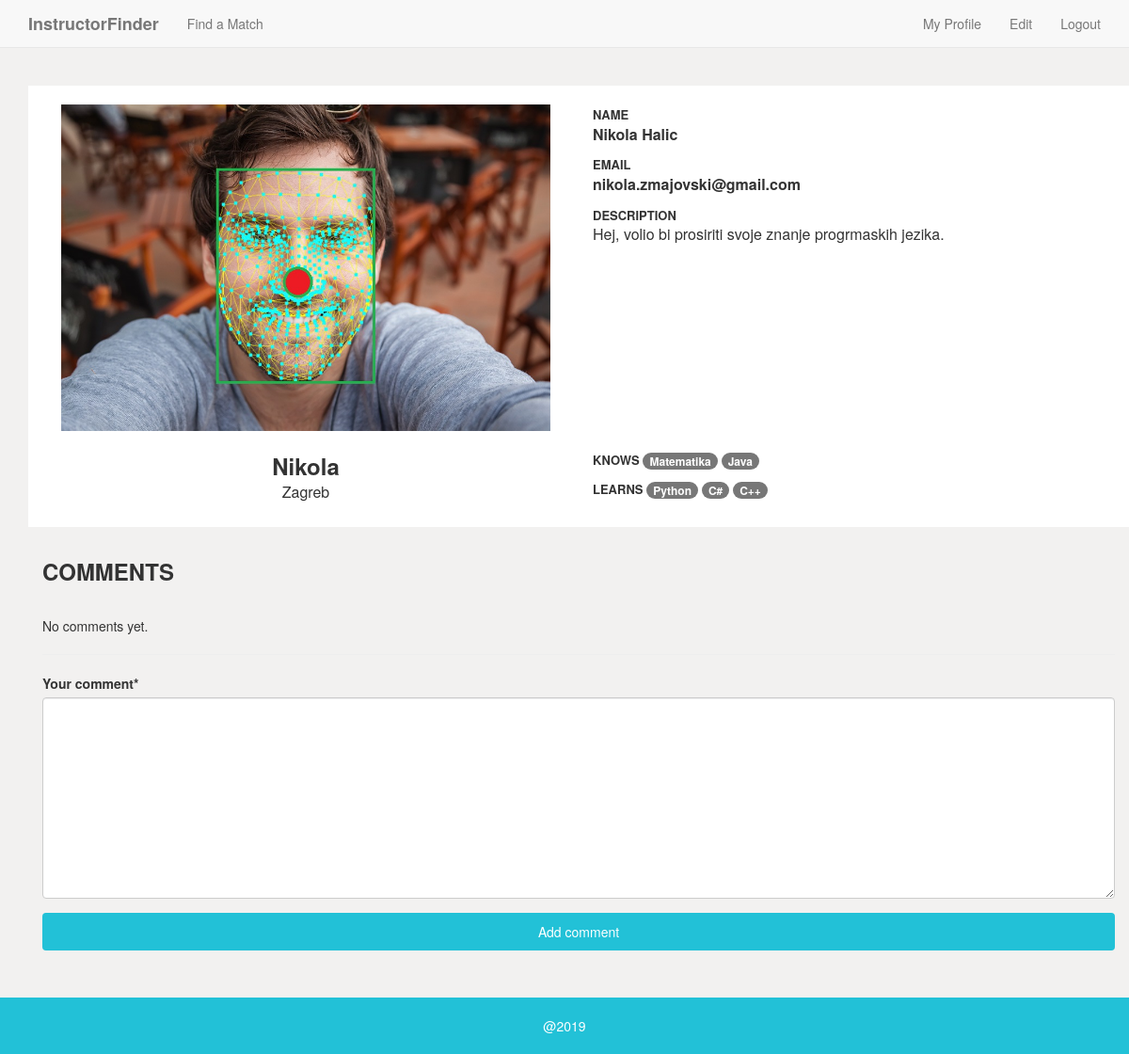
The app's page /Nikola/ (signed in) with its own data.
### app/models.py (models this page shows, shortened)
class CustomUser(AbstractUser):
    first_name = models.CharField(max_length=120, null=True, blank=True)
    last_name = models.CharField(max_length=120, null=True, blank=True)
    description = models.TextField(max_length=1000, blank=True, null=True)
    image = models.ImageField(null=True, upload_to='images/', blank=True)
    city = models.ForeignKey(City, on_delete=models.SET_NULL, null=True, blank=True)
    knows = models.ManyToManyField(Subject, related_name='knows_subjects', blank=True)
    learns = models.ManyToManyField(Subject, related_name='learns_subjects', blank=True)
    def profile_photo(self):
        return self.image or 'images/default-user.png'

class City(models.Model):
    name = models.CharField(max_length=120)
    class Meta:
        verbose_name_plural = "cities"
    def __str__(self):
        return self.name

class Subject(models.Model):
    name = models.CharField(max_length=120)
    def __str__(self):
        return self.name

### app/views.py (the view, shortened to what this page needs)
# urls.py: path('<str:username>/', login_required(UserDetailView.as_view()), name='detail'),
class UserDetailView(DetailView, FormMixin):
    context_object_name = 'user'
    template_name = 'user.html'
    slug_field = 'username'
    slug_url_kwarg = 'username'
    model = CustomUser
    form_class = CommentForm
    def get_context_data(self, **kwargs):
        context = super(UserDetailView, self).get_context_data(**kwargs)
        context['form'] = CommentForm(initial={'for_user': self.object, 'author': self.request.user})
        return context

### app/forms.py
class CommentForm(forms.ModelForm):
    class Meta:
        model = Comment
        fields = ('text', 'for_user', 'author')
        widgets = {
            'for_user': forms.HiddenInput(),
            'author': forms.HiddenInput(),
        }

### app/templates/user.html
{% extends "base.html" %}
{% load static %}
{% block body_block %}
<div class="container">
    {% include '_user_profile_card.html' %}
    {% include '_user_comments.html' %}
</div>
{% endblock %}

### app/templates/_user_profile_card.html
<div class="row user-card">
    <div class="row">
        <div class="col-sm-6">
            <img src="{{MEDIA_URL}}{{user.profile_photo}}" class="col-sm-12">
        </div>
        <div class="col-sm-6">
            <span class="card-section-title">Name</span>
            <div class="card-name">
                {{ user.first_name}} {{ user.last_name}}
            </div>
            <span class="card-section-title">Email</span>
            <div class="card-name">
                {{ user.email}}
            </div>
            <span class="card-section-title">Description</span>
            <div class="card-text">
                {{ user.description }}
            </div>
        </div>
    </div>
    <div class="row">
        <div class="col-sm-6 card-short-info">
            <div class="card-username">
                {{ user.username }}
            </div>
            <div class="card-text">
                {{ user.city }}
            </div>
        </div>
        <div class="col-sm-6 card-skills">
            <div>
                <p>
                    <span class="card-section-title">Knows</span>
                    {% for subject in user.knows.all %}
                    <span class="badge badge-primary">{{ subject }}</span>
                    {% endfor %}
                </p>
                <p>
                    <span class="card-section-title">Learns</span>
                    {% for subject in user.learns.all %}
                    <span class="badge badge-success">{{ subject }}</span>
                    {% endfor %}
                </p>
            </div>
        </div>
    </div>
</div>

### static/style.css (style rules this page uses)
html, body { height: 100%; margin: 0; }
.user-card { background-color: white; margin-top: 20px; margin-bottom: 0px; padding-left: 20px; padding-right: 20px; padding-top: 20px; padding-bottom: 20px; }
.card-username { font-weight: bolder; font-size: x-large; }
.card-name { font-weight: bolder; font-size: medium; padding-bottom: 10px; }
.card-text { font-size: medium; }
.card-short-info { text-align: center; padding-top: 20px; }
.card-section-title { font-weight: bolder; text-transform: uppercase; font-size: small; }
.card-skills { padding-top: 20px; }

### records on screen
CustomUser: profile_photo (picture), first_name "Nikola", last_name "Halic", email "nikola.zmajovski@gmail.com", description "Hej, volio bi prosiriti svoje znanje progrmaskih jezika.", username "Nikola", city "Zagreb"
Subject: name "Matematika"
Subject: name "Java"
Subject: name "Python"
Subject: name "C#"
Subject: name "C++"
